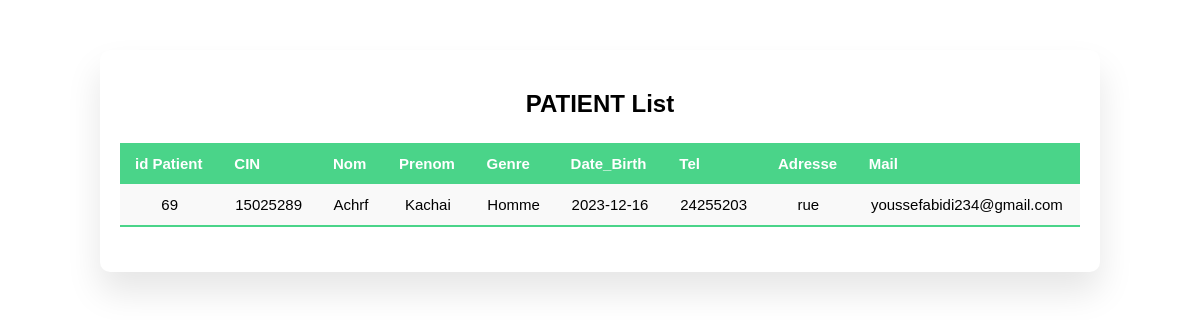
The app's page /View/User/ListePatient.php with its own data.
### tables this page shows
CREATE TABLE `patient` (
  `Id_patient` int(11) NOT NULL,
  `cin` int(11) NOT NULL,
  `nom` varchar(20) NOT NULL,
  `prenom` varchar(20) NOT NULL,
  `Date_Birth` date NOT NULL,
  `Genre` enum('Homme','Femme','','') NOT NULL,
  `tel` int(11) NOT NULL,
  `Password` varchar(20) NOT NULL,
  `adresse` varchar(50) NOT NULL,
  `mail` varchar(60) NOT NULL
);

### Controller/User/PatientC.php (called while the page is built, shortened)
<?php
$db = config1::getConnexion();
class PatientC
{
    public function listpatient()
    {
        $sql = "SELECT * FROM patient";
        global $db;
        try {
            $liste = $db->query($sql);
            return $liste;
        } catch (Exception $e) {
            die('Error:' . $e->getMessage());
        }
    }
}
?>

### View/User/ListePatient.php (the view, shortened to what this page needs)
<?php
include "../../Controller/User/PatientC.php";
$patient = new PatientC();
$tab = $patient->listpatient();
?>
<!DOCTYPE html>
<html lang="en">
<head>
    <link rel="stylesheet" href="../../tools/User/list_.css">
</head>
<body>
<section class="attendance">
        <div class="attendance-list">
          <h1>PATIENT List</h1>
          <table class="table">
            <thead>
              <tr>
              <th>id Patient</th>
                <th>CIN</th>
                <th>Nom</th>
                <th>Prenom</th>
                <th>Genre</th>
                <th>Date_Birth</th>
                <th>Tel</th>
                <th>Adresse</th>
                <th>Mail</th>
              </tr>
            </thead>
        <tbody>
            <?php foreach ($tab as $patientt) : ?>
                <tr>
                    <td><?= $patientt['Id_patient'] ?></td>
                    <td><?= $patientt['cin'] ?></td>
                    <td><?= $patientt['nom'] ?></td>
                    <td><?= $patientt['prenom'] ?></td>
                    <td><?= $patientt['Genre'] ?></td>
                    <td><?= $patientt['Date_Birth'] ?></td>
                    <td><?= $patientt['tel'] ?></td>
                    <td><?= $patientt['adresse'] ?></td>
                    <td><?= $patientt['mail'] ?></td>
                </tr>
            <?php endforeach; ?>
        </tbody>
    </table>
            </section>
</body>
</html>

### tools/User/list_.css (style rules this page uses)
body { font-family: Arial, sans-serif; margin: 0; padding: 0; }
.attendance { margin-top: 50px; text-align: center; }
.attendance-list { width: 80%; margin: 20px auto; padding: 20px; border-radius: 10px; box-shadow: 0 20px 35px rgba(0, 0, 0, 0.1); background-color: #fff; }
.table { width: 100%; border-collapse: collapse; margin: 25px 0; font-size: 15px; }
table thead tr { color: #fff; background: #4AD489; text-align: left; font-weight: bold; }
.table th, .table td { padding: 12px 15px; }
.table tbody tr { border-bottom: 1px solid #ddd; background: #f3f3f3; }
.table tbody tr:nth-of-type(odd) { background: #f9f9f9; }
.table tbody tr:last-of-type { border-bottom: 2px solid #4AD489; }

### records on screen
patient: Id_patient "69", cin "15025289", nom "Achrf", prenom "Kachai", Genre "Homme", Date_Birth "2023-12-16", tel "24255203", adresse "rue", mail "youssefabidi234@gmail.com"
